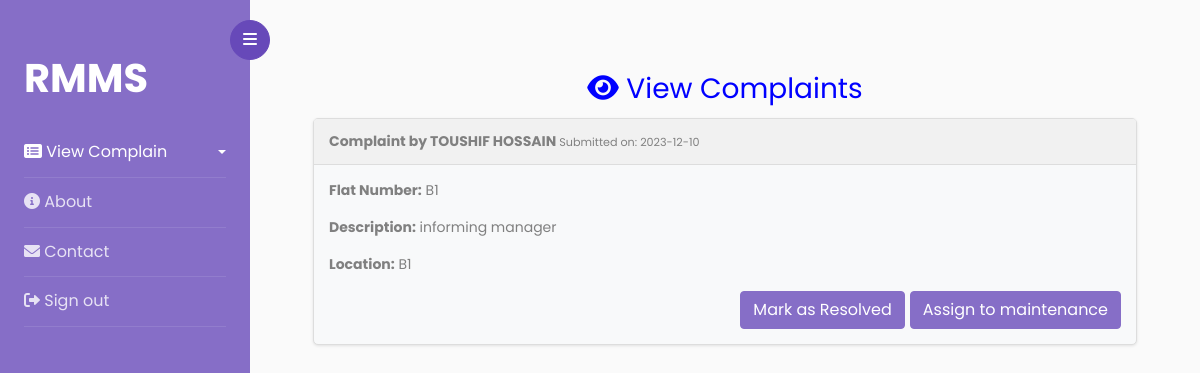
Page /manager/complain.php on the committed database.
### tables this page shows
CREATE TABLE `renteeinformmanager` (
  `ManagerTaskID` int(11) NOT NULL,
  `RenteeID` int(11) DEFAULT NULL,
  `ComplainMessage` text DEFAULT NULL,
  `DateOfComplain` date DEFAULT NULL,
  `LocationOfIncident` varchar(255) DEFAULT NULL
);

CREATE TABLE `rentee` (
  `RenteeID` int(4) NOT NULL,
  `RenteeName` varchar(32) NOT NULL,
  `RenteeGender` varchar(8) NOT NULL,
  `RenteePhoneNo` varchar(16) NOT NULL,
  `RenteeEmail` varchar(256) NOT NULL,
  `RenteeDOB` date NOT NULL,
  `RenteeNID` int(17) NOT NULL,
  `RenteeOccupation` varchar(24) DEFAULT NULL,
  `PaymentMobileNo` varchar(16) NOT NULL,
  `PaymentBankAccountNo` varchar(12) NOT NULL,
  `FlatNo` varchar(4) NOT NULL
);

### manager/complain.php (the view, shortened to what this page needs)
<!doctype html>
<html lang="en">
<head>
  <link rel="stylesheet" href="https://stackpath.bootstrapcdn.com/font-awesome/4.7.0/css/font-awesome.min.css">
  <link rel="stylesheet" href="css/style.css">
  <link rel="stylesheet" href="https://cdnjs.cloudflare.com/ajax/libs/font-awesome/6.0.0-beta3/css/all.min.css"
>
</head>
<body>
  <div class="wrapper d-flex align-items-stretch">
    <nav id="sidebar">
      <div class="custom-menu">
        <button type="button" id="sidebarCollapse" class="btn btn-primary">
          <i class="fa fa-bars"></i>
        </button>
      </div>
      <div class="p-4 pt-5">
        <h1><a href="#0" class="logo">RMMS</a></h1>
        <ul class="list-unstyled components mb-5">
          <li class="active">
            <a href="#homeSubmenu" data-toggle="collapse" aria-expanded="false" class="dropdown-toggle"><i
                class="fas fa-list-alt"></i> View Complain </a></a>
          </li>
          <li>
            <a href="../index.html">
              <i class="fas fa-info-circle"></i> About
            </a>
          </li>
          <li>
            <a href="../Form/ServiceForm.html">
              <i class="fas fa-envelope"></i> Contact
            </a>
          </li>
          <li>
            <a href="../logIn.html">
              <i class="fas fa-sign-out-alt"></i> Sign out
            </a>
          </li>
        </ul>
      </div>
    </nav>
    <div id="content" class="p-4 p-md-5 pt-5">
      <h3><i class="fas fa-eye"></i> View Complaints</h3>
      <?php
      $link = mysqli_connect("localhost", "root", "", "rmms");
      $sql = "SELECT renteeinformmanager.`RenteeID`, renteeinformmanager.`ComplainMessage`, renteeinformmanager.`DateOfComplain`, renteeinformmanager.`LocationOfIncident`, rentee.`RenteeName`,rentee.`FlatNo` FROM `renteeinformmanager` renteeinformmanager INNER JOIN `rentee` ON renteeinformmanager.`RenteeID` = rentee.`RenteeID`;";
      $result = mysqli_query($link, $sql);
      if ($result) {
        while ($row = mysqli_fetch_assoc($result)) {
          ?>
          <div class="col-md-12 mb-3">
            <div class="card">
              <div class="card-header">
                <strong>Complaint by
                  <?php echo $row['RenteeName']; ?>
                </strong>
                <small class="float-end">Submitted on:
                  <?php echo $row['DateOfComplain']; ?>
                </small>
              </div>
              <div class="card-body">
                <p><strong>Flat Number:</strong>
                  <?php echo $row['FlatNo']; ?>
                </p>
                <p><strong>Description:</strong>
                  <?php echo $row['ComplainMessage']; ?>
                </p>
                <p><strong>Location:</strong>
                  <?php echo $row['LocationOfIncident']; ?>
                </p>
                <div class="d-flex justify-content-end mt-3">
                  <button class="btn btn-primary">Mark as Resolved</button>
                  <button class="btn btn-primary">Assign to maintenance</button>
                </div>
              </div>
            </div>
          </div>
          <?php
        }
      } else {
        echo "Error: Could not execute $sql." . mysqli_error($link);
      }
      ?>
    </div>
</body>
</html>

### manager/complain.php (style rules this page uses)
h3 { color: blue; text-align: center; margin-top: 20px; font-weight: 400; }
.card { border-radius: 5px; background-color: #f8f9fa; border: 1px solid #ddd; box-shadow: 0 1px 3px rgba(0, 0, 0, 0.1); }
.card-header { background-color: #f1f1f1; padding: 10px 15px; border-bottom: 1px solid #ddd; }
.card-body { padding: 15px; }
.card-body p { line-height: 1.5; }
.btn-primary { background-color: #04AA6D; border-color: transparent; color: #fff; margin-left: 5px; }

### rows in the picture
renteeinformmanager: RenteeID.RenteeName "TOUSHIF HOSSAIN", DateOfComplain "2023-12-10", RenteeID.FlatNo "B1", ComplainMessage "informing manager", LocationOfIncident "B1"
